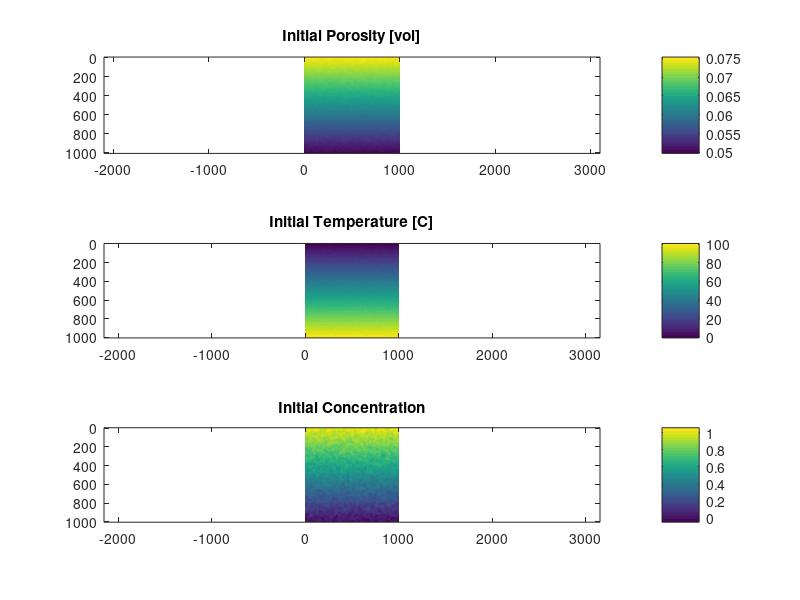

This figure's MATLAB source: (Note: this script raises an error after producing the figure.)
clear; close all; clc;

%% SET MODEL PARAMETERS

% set domain parameters
N     = 200;      % num. grid size
D     = 1e3;      % phys. domain depth [m]
h     = D./N;     % grid spacing [m] 

% set physical parameters
f0    = 0.05;     % background porosity [vol]
mu    = 1e-3;     % pore fluid viscosity (water) [Pa s]
a     = 5e-3;     % grain size of matrix (sandstone) [m]
b     = 100;      % geom. factor for permeability [1]
n     = 3;        % permeability powerlaw [1]
rhol0 = 1000;     % fluid density [kg/m3]
grav  = 9.81;     % gravity [m/s2]
kT    = 1e-6;     % thermal diffusivity [m2/s]
aT    = 1e-4;     % thermal expansivity [1/K]

% set initial condition parameters
T0    = 100;        % background temperature [C]
smth  = (N/50)^2; % smoothness of random noise
C0    = 1;         % background concentration

% set model timing parameters
tend  = 1e11;     % model stopping time [s]
nop   = 10;       % print output every 'nop' steps

% set numerical solver parameters
CFL   = 0.75;     % Courant number to limit time step size
tol   = 1e-8;     % residual tolerance for iterative solver
alpha = 0.99;     % step size for iterative solver
beta  = 0.95;     % damping parameter for iterative solver


%% INITIAL MODEL SETUP

% initialise grid coordinates
x = linspace(-h/2,D+h/2,N+2);
z = linspace(-h/2,D+h/2,N+2);
[X,Z] = meshgrid(x,z);

% initialise smooth random noise
rng(5);
rn = rand(N+2,N+2) - 0.5;
for i=1:smth
   rn(2:end-1,2:end-1) = rn(2:end-1,2:end-1) ...
                       + diff(rn(:,2:end-1),2,1)./8 ...
                       + diff(rn(2:end-1,:),2,2)./8;
    rn([1 end],:) = (rn([end-1 2],:));
    rn(:,[1 end]) = (rn(:,[end-1 2]));
end
rn = rn./max(abs(rn(:)));

% set initial condition
f = f0 + f0/2.*(1-Z/D) + f0/100.*rn;  % porosity    (linear decrease + random perturbation)
T =  0 + T0  .*   Z/D  + T0/100.*rn;  % temperature (linear increase + random perturbation) 
C =  0 + C0  .*(1-Z/D) + C0/10 .*rn;  % plot initial condition(background C + amplitude of perturbation*random perturbation)

figure(1);
subplot(3,1,1)
imagesc(x,z,f); axis equal tight; colorbar;
title('Initial Porosity [vol]')
subplot(3,1,2)
imagesc(x,z,T); axis equal tight; colorbar;
title('Initial Temperature [C]')
subplot(3,1,3)
imagesc(x,z,C); axis equal tight; colorbar;
title('Initial Concentration')
drawnow

% prepare solution & residual arrays for VP solver
w = zeros(N+1,N+2);  % vertical Darcy speed
u = zeros(N+2,N+1);  % horizontal Darcy speed
p = zeros(N+2,N+2);  % pore fluid pressure
F = zeros(N+2,N+2);  % residual for pressure equation


%% MAIN TIME STEPPING LOOP
m    = 0;
time = 0;
while time <= tend

    fprintf(1,'\n\n*****  step = %d,  time = %e [s] \n\n',m,time);

    % calculate permeability [m2]
    k = a^2/b * f.^n;  % Kozeny-Carman relationship
    
    % calculate Darcy coefficient [m2/Pas]
    K = k/mu;
    
    % calculate iterative step size
    dtau = (h/2)^2./K;
        
    % update density difference
    Drho      = rhol0.*aT.*(T-mean(T,2));%Original density equation
    %Drho = rhol0.*(1 - aT + gamma*C);
    
    
    % UPDATE VELOCITY-PRESSURE SOLUTION (PSEUDO-TRANSIENT SOLVER)
    Fnorm = 1e6;
    pi    = p;
    it    = 0;
    while Fnorm >= tol || it < 100
        
        % store previous iterative solution guesses
        pii = pi; pi = p;
        
        % calculate pressure gradient [Pa/m]
        gradPz = diff(p,1,1)./h;  % vertical gradient
        gradPx = diff(p,1,2)./h;  % horizontal gradient
        
        % calculate Darcy segregation speed [m/s]
        w = -(K(1:end-1,:)+K(2:end,:))./2 .* (gradPz + (Drho(1:end-1,:)+Drho(2:end,:))./2.*grav);
        u = -(K(:,1:end-1)+K(:,2:end))./2 .* (gradPx + 0                                       );
        
        % calculate residual of pressure equation
        F(2:end-1,2:end-1) = diff(w(:,2:end-1),1,1)./h + diff(u(2:end-1,:),1,2)./h;

        % update pressure solution
        p = pi - alpha.*F.*dtau + beta.*(pi-pii);
        
        % apply pressure boundary conditions
        p(:,1  ) = p(:,2    );
        p(:,end) = p(:,end-1);
        p(1  ,:) = p(2    ,:) + (Drho(1  ,:)+Drho(2    ,:))./2.*grav.*h;
        p(end,:) = p(end-1,:) - (Drho(end,:)+Drho(end-1,:))./2.*grav.*h;
        
        % get preconditioned residual norm to monitor convergence
        Fnorm = norm(F(:).*dtau(:),2)./norm(p(:),2);
        
        % print convergence
        if ~mod(it,100); fprintf(1,'---  %d,  %e\n',it+1,Fnorm); end
        
        it = it+1;
    end
    fprintf(1,'---  %d,  %e\n\n',it,Fnorm);
        
    % UPDATE TEMPERATURE SOLUTION (EXPLICIT SOLVER)
    dt = CFL .* min([(h/2)/max(abs(w(:))) , (h/2)/max(abs(u(:))) , (h/2)^2./kT]);  % diffusive timestep

    % calculate temperature diffusion
    T(2:end-1,2:end-1) = T(2:end-1,2:end-1) + kT.* (diff(T(:,2:end-1),2,1)./h^2 ...
                                                   + diff(T(2:end-1,:),2,2)./h^2) .* dt;
    
    % calculate temperature advection
    wp = max(0, (w(1:end-1,2:end-1)+w(2:end,2:end-1))./2);
    wm = min(0, (w(1:end-1,2:end-1)+w(2:end,2:end-1))./2);
    up = max(0, (u(2:end-1,1:end-1)+u(2:end-1,2:end))./2);
    um = min(0, (u(2:end-1,1:end-1)+u(2:end-1,2:end))./2);
    
    grdTzp = diff(T(2:end  ,2:end-1),1,1)./h;
    grdTzm = diff(T(1:end-1,2:end-1),1,1)./h;
    grdTxp = diff(T(2:end-1,2:end  ),1,2)./h;
    grdTxm = diff(T(2:end-1,1:end-1),1,2)./h;
    
    T(2:end-1,2:end-1) = T(2:end-1,2:end-1) - (wp.*grdTzm + wm.*grdTzp ...
                                            +  up.*grdTxm + um.*grdTxp) .* dt;

    % apply temperature boundary conditions
    T(:,1  ) = T(:,2    );  % left boundary: insulating
    T(:,end) = T(:,end-1);  % right boundary: unsulating
    T(1  ,:) = 0;           % top boundary: isothermal
    T(end,:) = T0;          % bottom boundary: isothermal
    
    
    % UPDATE CONCENTRATION SOLUTION (EXPLICIT SOLVER)
    dt = CFL .* min([(h/2)/max(abs(w(:))) , (h/2)/max(abs(u(:))) , (h/2)^2./kT]);  % diffusive timestep

    % calculate concentration diffusion
    C(2:end-1,2:end-1) = C(2:end-1,2:end-1) + kT.* (diff(C(:,2:end-1),2,1)./h^2 ...
                                                   + diff(C(2:end-1,:),2,2)./h^2) .* dt;
    
    % calculate concentration advection
    wp = max(0, (w(1:end-1,2:end-1)+w(2:end,2:end-1))./2);
    wm = min(0, (w(1:end-1,2:end-1)+w(2:end,2:end-1))./2);
    up = max(0, (u(2:end-1,1:end-1)+u(2:end-1,2:end))./2);
    um = min(0, (u(2:end-1,1:end-1)+u(2:end-1,2:end))./2);
    
    grdCzp = diff(C(2:end  ,2:end-1),1,1)./h;
    grdCzm = diff(C(1:end-1,2:end-1),1,1)./h;
    grdCxp = diff(C(2:end-1,2:end  ),1,2)./h;
    grdCxm = diff(C(2:end-1,1:end-1),1,2)./h;
    
    C(2:end-1,2:end-1) = C(2:end-1,2:end-1) - (wp.*grdCzm + wm.*grdCzp ...
                                            +  up.*grdCxm + um.*grdCxp) .* dt;

    % apply concentration boundary conditions
    C(:,1  ) = C(:,2    );  % left boundary: closed
    C(:,end) = C(:,end-1);  % right boundary: closed
    C(1  ,:) = C0;          % top boundary: isoconcentrate
    C(end,:) = 0;           % bottom boundary: isoconcentrate
    
    
    % plot solution
    if ~mod(m,nop)
        figure(2);
        sgtitle(sprintf('Time elapsed %.1f years', time/31557600))
        subplot(2,3,1);
        imagesc(x,z,-w.*3600*24*365.25); axis equal tight; colorbar;
        title('Segregation z-speed [m/yr]')
        subplot(2,3,2);
        imagesc(x,z,u.*3600*24*365.25); axis equal tight; colorbar;
        title('Segregation x-speed [m/yr]')
        subplot(2,3,3);
        imagesc(x,z,p); axis equal tight; colorbar;
        title('Dynamic fluid pressure [Pa]')
        subplot(2,3,4);
        imagesc(x,z,T); axis equal tight; colorbar;
        title('Temperature [C]')
        subplot(2,3,5);
        imagesc(x,z,C); axis equal tight; colorbar;
        title('Concentration [mol?]')
        subplot(2,3,6);
        imagesc(x,z,C); axis equal tight; colorbar;
        title('Extra')
        drawnow  
            
        print(num2str(m),'-dpng')
        
        
      
    end
    
    % update time and step count
    m    = m + 1;
    time = time + dt;  

end 
